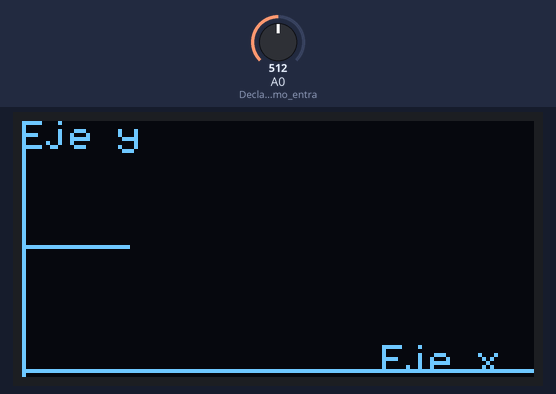
This sketch was run on a simulated Arduino Uno, built with avr-gcc and run on an emulated ATmega328P. On the bench: 128×64 one-colour display. The test bench sets the inputs (shaded band); at power-on: A0 (Declaramos_pot_como_entra) = 512. What the sketch prints to the serial monitor is not drawn. At 5.0 s the program stops and its outputs stay as they are.

Above: at 1.2 s.
1.3 s: A0 (Declaramos_pot_como_entra) set to 105
At 1.85 s:
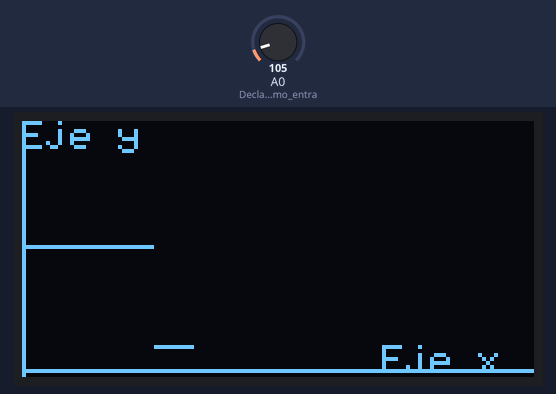
2.8 s: A0 (Declaramos_pot_como_entra) set to 91
At 5.3 s:
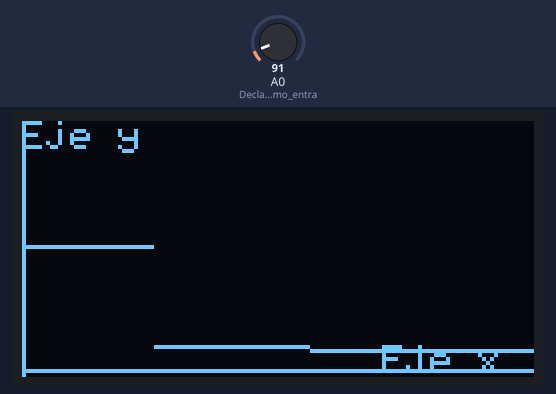
Timing chart, 0 to 6.5 s (numbered marks = the images above; inputs shaded):
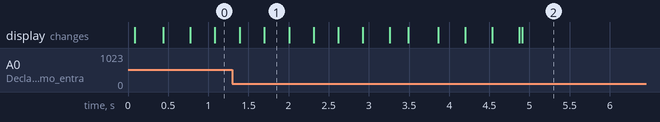

The sketch:

E1_PantallaSDD1306.ino
```cpp
#include <Wire.h> //Agrega la comunicacion I2C
#include <Adafruit_GFX.h> //Librería gráfica general de pantallas Adafruit
#include <Adafruit_SSD1306.h> //Librería de la pantalla SSD1306

#define ANCHO 128 //Se define el alto y el ancho de la pantalla
#define ALTO 64
Adafruit_SSD1306 display(ANCHO, ALTO, &Wire, -1); //Creamos nuestra pantalla

int pot; //Declaramos la variable del potenciometro 0-1023
int map_pot; //Declaramos la variable para el mapeo de la variable pot 0-64
int voltaje; //Declaramos la variable para el voltaje 0-5


void setup() {
  Serial.begin(9600); //Iniciamos la comunicación serial

  pinMode(A0,INPUT); //Declaramos pot como entrada

  if(!display.begin(SSD1306_SWITCHCAPVCC,0x3C)){
    Serial.println("No se encuentra la pantalla OLED");
    while(true);
  }

  display.clearDisplay(); //Limpiamos la pantalla de texto
  display.setTextSize(1); //Elegimos el tamaño del texto
  display.setTextColor(WHITE); //Elegimos el color del texto
  display.display();

}

void loop() {

 display.drawLine(0,62,128,62,WHITE); //Dibujamos el eje x
 display.drawLine(0,0,0,64,WHITE); //Dibujamos el eje y
 display.setCursor(90,56);
 display.print("Eje x"); //Nombramos al eje x
 display.setCursor(0,0);
 display.print("Eje y"); //Nombramos al eje y
 display.display();

 for(int i=0;i<=127;i++){
  pot=analogRead(A0); //Definimos pot como el valor análogico de la entrada A0
  map_pot=map(pot,0,1023,0,62); //Definimos el mapeo de pot de 0-1023 a 0-64
  voltaje=(pot*5)/1024; //Calculamos el valor del voltaje
  Serial.print("Valor Analógico: ");
  Serial.print(pot);
  Serial.print(" -- ");
  Serial.print("Voltaje: ");
  Serial.println(voltaje);
  display.drawPixel(i,62-map_pot,WHITE);
  display.display();
  delay(10);
 }

 while(true);

}
```
